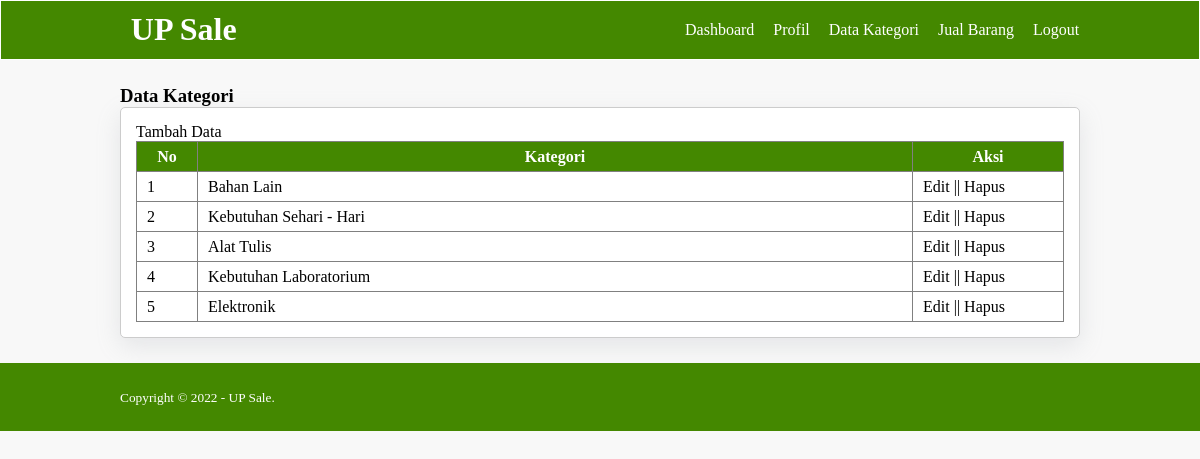
Page /data-kategori.php (signed in) on the committed database.
### tables this page shows
CREATE TABLE `tb_category` (
  `category_id` int(11) NOT NULL,
  `category_name` varchar(30) NOT NULL
);

### data-kategori.php (the view, shortened to what this page needs)
<?php
    include 'db.php';
?>
<!DOCTYPE html>
<html lang="en">
<head>
    <link rel="stylesheet" type="text/css" href="css/style.css">
</head>
<body>
    <header>
        <div class="container">
            <h1><a href="dashboard.php">UP Sale</a></h1>
                <ul>
                    <li><a href="dashboard.php">Dashboard</a></li>
                    <li><a href="profil.php">Profil</a></li>
                    <li><a href="data-kategori.php">Data Kategori</a></li>
                    <li><a href="data-produk.php">Jual Barang</a></li>
                    <li><a href="logout.php">Logout</a></li>
                </ul>
        </div>
    </header>
    <div class="section">
        <div class="container">
            <h3>Data Kategori</h3>
            <div class="box">
                <p><a href="tambah-kategori.php">Tambah Data</a></p>
               <table border="1" cellspacing="0" class="table">
                    <thead>
                        <tr>
                            <th width="60px">No</th>
                            <th>Kategori</th>
                            <th width="150px">Aksi</th>
                        </tr>
                    </thead>
                    <tbody>
                        <?php
                            $no = 1;
                             $kategori = mysqli_query($conn, "SELECT * FROM tb_category ORDER BY category_id DESC");
                             if(mysqli_num_rows($kategori) > 0){
                             while($row = mysqli_fetch_array($kategori)){
                        ?>
                        <tr>
                            <td><?php echo $no++ ?></td>
                            <td><?php echo $row['category_name'] ?></td>
                            <td>
                                <a href="edit-kategori.php?id=<?php echo $row['category_id'] ?>">Edit</a> ||
                                <a href="proses-hapus.php?idk= <?php echo $row['category_id'] ?>" onclick="return confirm('Apakah Anda Yakin Ingin Menghapus?')">Hapus</a>
                            </td>
                        </tr>
                        <?php }}else{ ?>
                            <tr>
                                <td colspan="3">Tidak ada data</td>
                            </tr>
                        <?php } ?>
                    </tbody>
               </table>
            </div>
        </div>
    </div>
    <footer>
        <div class="container">
            <small>Copyright &copy; 2022 - UP Sale. </small>
        </div>
    </footer>
</body>
</html>

### css/style.css (style rules this page uses)
* { padding: 0; margin: 0; font-family: 'Quicksand', sand-serif; }
body { background-color: #f8f8f8; }
a { color: inherit; text-decoration: none; }
header { border:1px solid; background-color: rgb(68, 136, 0); color: #fff; }
header h1 { float: left; padding:10px; }
header ul { float: right; }
header ul li { display: inline-block; }
header ul li a { padding:20px 0 20px 15px; display:inline-block; }
footer { padding:25px 0; background-color: rgb(68, 136, 0); color: #fff }
.container { width: 80%; margin:0 auto; }
.container:after { content: ''; display: block; clear: both; }
.section { padding:25px 0; }
.box { background-color: #fff; border:1px solid #ccc; padding:15px; box-sizing: border-box; margin:10px 0 25 0; border-radius: 5px; box-shadow: rgba(149, 157, 165, 0.2) 0px 8px 24px; }
.box:after { content: ''; display: block; clear: both; }
.table { width:100%; border-collapse: collapse; }
.table th { background: rgb(68, 136, 0); color: #fff; }
.table tr { height:30px; }
.table tr td { padding: 5px 10px; }

### rows in the picture
tb_category: category_name "Bahan Lain"
tb_category: category_name "Kebutuhan Sehari - Hari"
tb_category: category_name "Alat Tulis"
tb_category: category_name "Kebutuhan Laboratorium"
tb_category: category_name "Elektronik"
